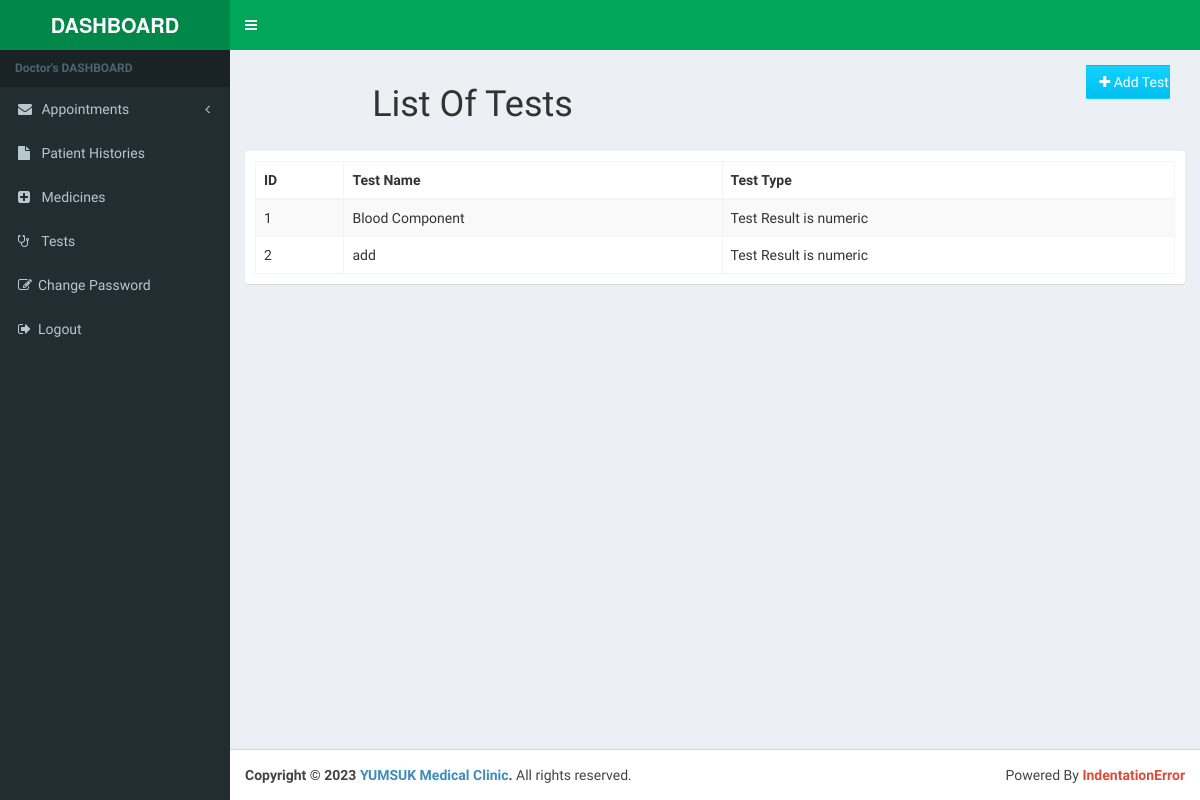
Page /prescription/tests/ (signed in) on the committed database.
### prescription_app/models.py (models this page shows, shortened)
class Test(models.Model):
    test_name = models.CharField(max_length=100)
    test_type = models.IntegerField(choices=TEST_TYPE_CHOICES)
    created_at = models.DateField(auto_now=True)
    added_by = models.ForeignKey(AuthUser, on_delete=models.CASCADE, null=True, blank=True)

### prescription_app/views.py (the view)
# urls.py: path('tests/', views.testlist, name='testlist'),
@login_required
def testlist(request):
    return render(
        request,
        "prescription_app/test_list.html",
        {'tests': Test.objects.all().order_by('test_name')}
        )

### authentication/models.py (called while the page is built)
    def get_image(self):
        if self.image:
            return self.image.url
        return "/media/profileImages/noprofile.png"

### templates/prescription_app/test_list.html (shortened to what this page needs)
{%extends 'dashboard/dashboard_base.html'%} {%load i18n%} {%block content%}
<section class="content-header">
    <div class="row">
        <div class="col-lg-6">
            <h1 class="text-capitalize text-center">List of Tests</h1>
        </div>
        <div class="col-lg-6">
            <div class="col-lg-3 pull-right">
                <a class="btn btn-block btn-flat bg-aqua-gradient" href="/prescription/test/add/"><i class="fa fa-plus"></i> Add Test</a>
            </div>
        </div>
    </div>
</section>
<section class="content">
    <div class="row">
        <div class="col-lg-6 col-lg-offset-3">
        </div>
    </div>
    <div class="box box-widget">
        <div class="box-body">
            <table id="testTable" class="table table-striped table-bordered" cellspacing="0" width="100%">
                <thead>
                    <tr>
                        <th>ID</th>
                        <th>Test Name</th>
                        <th>Test Type</th>
                    </tr>
                </thead>
                <tbody>
                    {%for test in tests%}
                    <tr>
                        <td>{{test.id}}</td>
                        <td>{{test.test_name}}</td>
                        <td>
                            {%if test.test_type == 1 %}
                            <span>Test Result is numeric</span> {%elif test.test_type == 2 %}
                            <span>Test Result is categorical</span> {%else%}
                            <span>Test Result contains attachment</span> {%endif%}
                        </td>
                    </tr>
                    {%endfor%}
                </tbody>
            </table>
        </div>
    </div>
</section>
{%endblock%}

### rows in the picture
Test: id "1", test_name "Blood Component", test_type "Test Result is numeric"
Test: id "2", test_name "add", test_type "Test Result is numeric"
